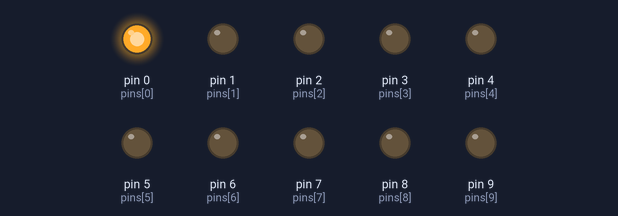
This sketch was run on a simulated Arduino Uno, built with avr-gcc and run on an emulated ATmega328P. On the bench: output pins drawn as LEDs (lit = HIGH).

Above: at 0.02 s.
At 0.37 s:
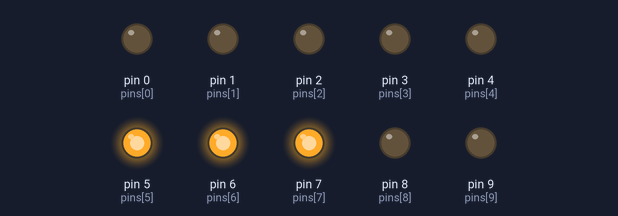
At 0.77 s:
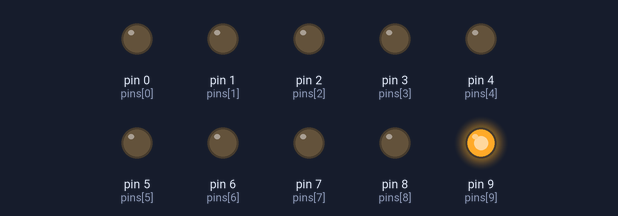
At 1.17 s:
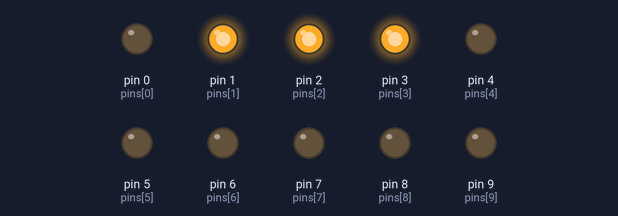
At 1.57 s:
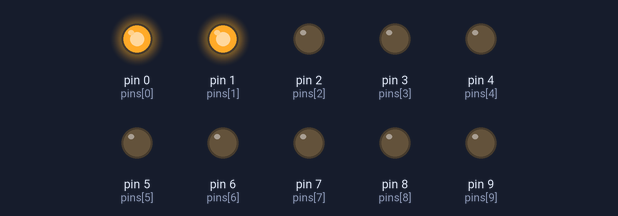
At 2.92 s:
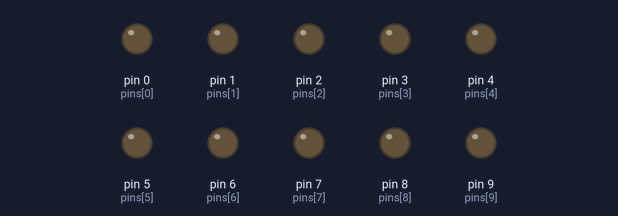
Timing chart, 0 to 3.5 s (numbered marks = the images above):
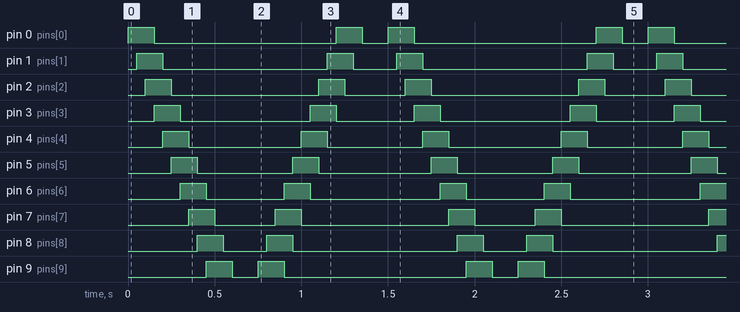

The sketch:

swoop.ino
```cpp
int pins[] = {0,1,2,3,4,5,6,7,8,9};
int plen = 10;
void setup()
{
  //Serial.begin(9600);
  for(int i = 0; i < plen; i++)
  {
    pinMode(pins[i],OUTPUT);
  }
  //plen = sizeof(pins);
}

int num = 3;
int spd = 50;
boolean up = true;
void loop()
{
  if(up)
  {
  for(int i = 0; i < plen + num; i++)
  {
    if(i < plen)
    {
      digitalWrite(pins[i],HIGH);

    }

    if(i >= num)
    {
      digitalWrite(pins[i-num],LOW);
    }

    delay(spd);
  }
  }
  else
  {
  for(int i = plen -1; i >= 0-num; i--)
  {
    if(i >= 0)
    {
      digitalWrite(pins[i],HIGH);
    }

    if(i <plen - num)
    {
      digitalWrite(pins[i + num],LOW);
    }
    delay(spd);
  }
  }
  up = !up;
  delay(spd * 2);
}
```

Measured:
- by itself, pin 0 (pins[0]): repeats every 1.5 s: LOW 1.1 s, HIGH 0.15 s, LOW 0.15 s, HIGH 0.15 s
- by itself, pin 1 (pins[1]): repeats every 1.5 s: LOW 0.95 s, HIGH 0.15 s, LOW 0.25 s, HIGH 0.15 s
- by itself, pin 2 (pins[2]): repeats every 1.5 s: LOW 0.85 s, HIGH 0.15 s, LOW 0.35 s, HIGH 0.15 s
- by itself, pin 3 (pins[3]): repeats every 1.5 s: LOW 0.75 s, HIGH 0.15 s, LOW 0.45 s, HIGH 0.15 s
- by itself, pin 4 (pins[4]): alternates HIGH for 0.15 s and LOW for 0.60 s
- by itself, pin 5 (pins[5]): alternates HIGH for 0.15 s and LOW for 0.55 s
- by itself, pin 6 (pins[6]): repeats every 1.5 s: LOW 0.45 s, HIGH 0.15 s, LOW 0.75 s, HIGH 0.15 s
- by itself, pin 7 (pins[7]): repeats every 1.5 s: LOW 0.35 s, HIGH 0.15 s, LOW 0.85 s, HIGH 0.15 s
